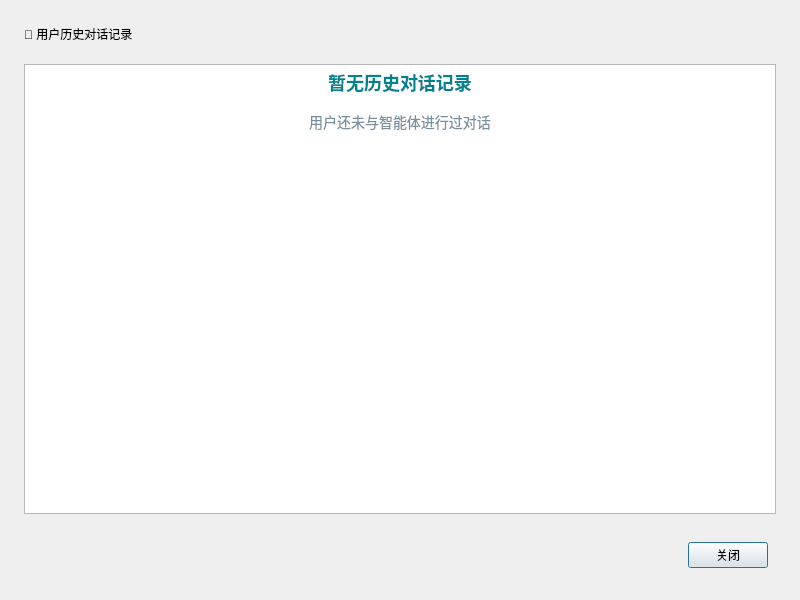
<?xml version="1.0" encoding="UTF-8"?>
<ui version="4.0">
 <class>HistoryDialog</class>
 <widget class="QDialog" name="HistoryDialog">
  <property name="geometry">
   <rect>
    <x>0</x>
    <y>0</y>
    <width>800</width>
    <height>600</height>
   </rect>
  </property>
  <property name="windowTitle">
   <string>历史对话记录</string>
  </property>
  <property name="styleSheet">
   <string notr="true"/>
  </property>
  <layout class="QVBoxLayout" name="verticalLayout">
   <property name="spacing">
    <number>20</number>
   </property>
   <property name="margin">
    <number>24</number>
   </property>
   <item>
    <widget class="QWidget" name="headerWidget" native="true">
     <property name="styleSheet">
      <string notr="true"/>
     </property>
     <layout class="QHBoxLayout" name="headerLayout">
      <property name="spacing">
       <number>20</number>
      </property>
      <property name="margin">
       <number>0</number>
      </property>
      <item>
       <widget class="QLabel" name="titleLabel">
        <property name="text">
         <string>📜 用户历史对话记录</string>
        </property>
       </widget>
      </item>
      <item>
       <spacer name="horizontalSpacer">
        <property name="orientation">
         <enum>Qt::Horizontal</enum>
        </property>
        <property name="sizeHint" stdset="0">
         <size>
          <width>40</width>
          <height>20</height>
         </size>
        </property>
       </spacer>
      </item>
     </layout>
    </widget>
   </item>
   <item>
    <widget class="QTextBrowser" name="textBrowser">
     <property name="styleSheet">
      <string notr="true"/>
     </property>
     <property name="html">
      <string>&lt;!DOCTYPE HTML PUBLIC &quot;-//W3C//DTD HTML 4.0//EN&quot; &quot;http://www.w3.org/TR/REC-html40/strict.dtd&quot;&gt;
&lt;html&gt;&lt;head&gt;&lt;meta name=&quot;qrichtext&quot; content=&quot;1&quot; /&gt;&lt;style type=&quot;text/css&quot;&gt;
p, li { white-space: pre-wrap; }
&lt;/style&gt;&lt;/head&gt;&lt;body style=&quot; font-family:'Microsoft YaHei'; font-size:14px; font-weight:400; color:#37474f; background-color:#ffffff; padding:20px;&quot;&gt;
&lt;p align=&quot;center&quot; style=&quot;margin-top:40px;&quot;&gt;&lt;span style=&quot;color:#00838f; font-size:18px; font-weight:600;&quot;&gt;暂无历史对话记录&lt;/span&gt;&lt;/p&gt;
&lt;p align=&quot;center&quot; style=&quot;margin-top:15px;&quot;&gt;&lt;span style=&quot;color:#78909c; font-size:14px;&quot;&gt;用户还未与智能体进行过对话&lt;/span&gt;&lt;/p&gt;
&lt;/body&gt;&lt;/html&gt;</string>
     </property>
    </widget>
   </item>
   <item>
    <widget class="QWidget" name="buttonWidget" native="true">
     <property name="styleSheet">
      <string notr="true"/>
     </property>
     <layout class="QHBoxLayout" name="buttonLayout">
      <property name="spacing">
       <number>16</number>
      </property>
      <property name="margin">
       <number>8</number>
      </property>
      <item>
       <spacer name="horizontalSpacer_2">
        <property name="orientation">
         <enum>Qt::Horizontal</enum>
        </property>
        <property name="sizeHint" stdset="0">
         <size>
          <width>40</width>
          <height>20</height>
         </size>
        </property>
       </spacer>
      </item>
      <item>
       <widget class="QPushButton" name="closeBtn">
        <property name="text">
         <string>关闭</string>
        </property>
       </widget>
      </item>
     </layout>
    </widget>
   </item>
  </layout>
 </widget>
 <layoutdefault spacing="6" margin="11"/>
 <resources/>
 <connections/>
</ui>
